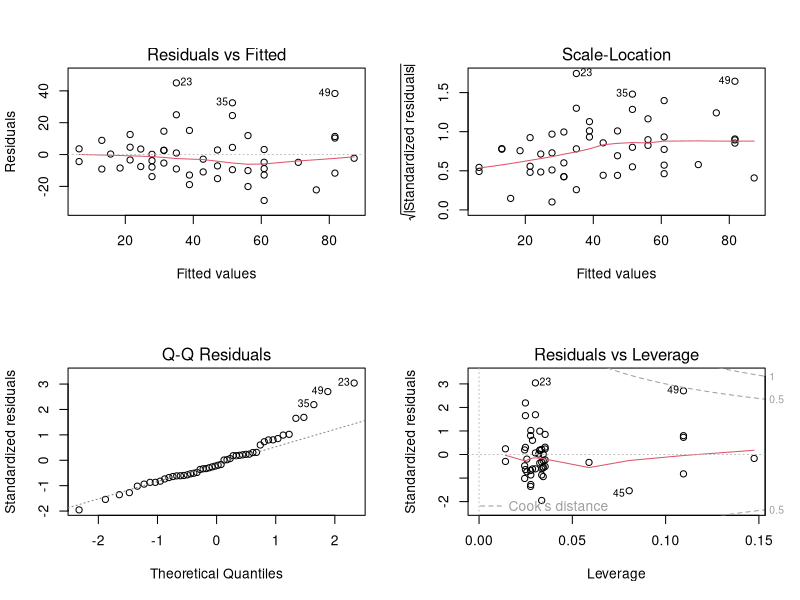
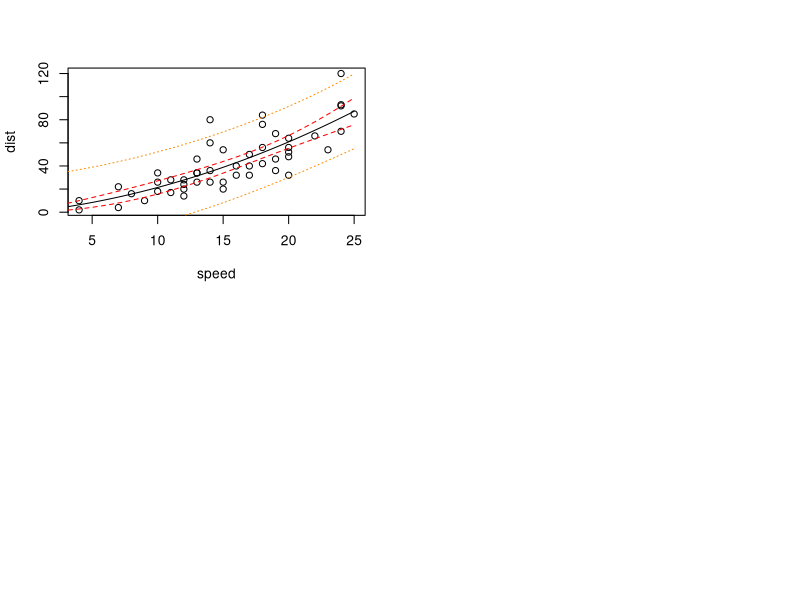
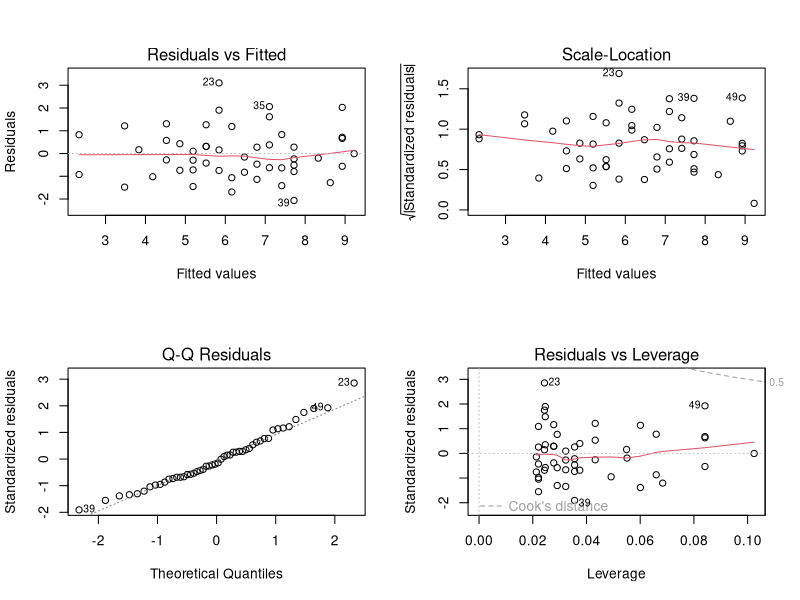
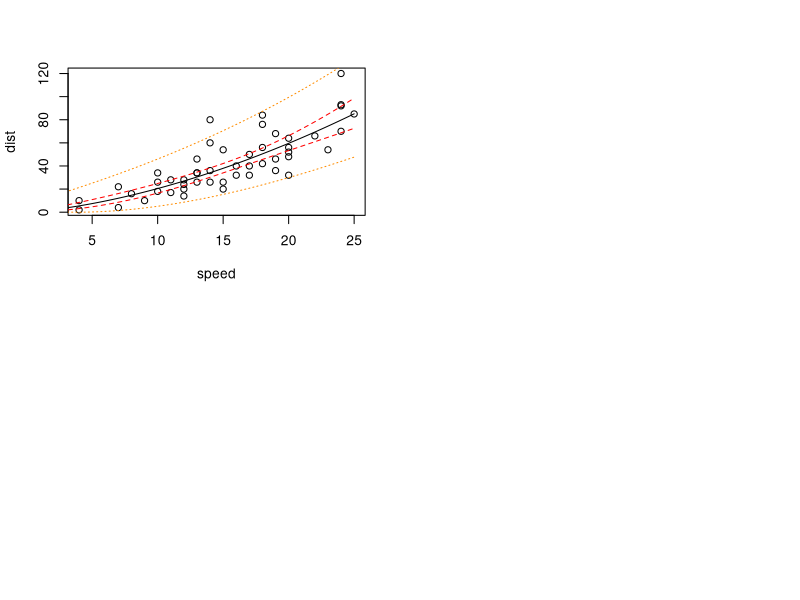

Source code (R) for these figures, in order:
## ---- chunk 1
# estimate a model for stopping distance
stop = lm( dist ~ speed + I(speed^2) + 0, data=cars )

# plot the four diagnostic plots on a 2x2 grid:
layout(matrix(1:4, 2, 2))
plot(stop)
## ---- chunk 2
# plot the best fit line and confidence/predictive intervals
## to begin, define the inputs for the annotations
xx = data.frame( speed=seq(0, 25, length.out=200) )

## now plot the data points
plot(cars)

## add the best-fit line
lines(xx$speed, predict(stop, xx))

## add lines to show the confidence interval for the best-fit line
lines(xx$speed, predict(stop, xx, interval="confidence")[, 2], lty=2, col='red')
lines(xx$speed, predict(stop, xx, interval="confidence")[, 3], lty=2, col='red')

## add lines to show a prediction interval for new data points
lines(xx$speed, predict(stop, xx, interval="prediction")[, 2], lty=3, col='darkorange')
lines(xx$speed, predict(stop, xx, interval="prediction")[, 3], lty=3, col='darkorange')
## ---- chunk 3
# take the square root of both sides of the model formula
stop_xfrm = lm( sqrt(dist) ~ sqrt(speed) + speed + 0, data=cars )

# plot the diagnostic plots on a 2x2 grid
layout( matrix(1:4, 2, 2))
plot(stop_xfrm)
## ---- chunk 4
# plot the dat points
plot(cars)

## add the best-fit line
lines(xx$speed, predict(stop_xfrm, xx)^2)

## add lines to show the confidence interval for the best-fit line
lines(xx$speed, predict(stop_xfrm, xx, interval="confidence")[, 2]^2, lty=2, col='red')
lines(xx$speed, predict(stop_xfrm, xx, interval="confidence")[, 3]^2, lty=2, col='red')

## add lines to show a prediction interval for new data points
lines(xx$speed, predict(stop_xfrm, xx, interval="prediction")[, 2]^2, lty=3, col='darkorange')
lines(xx$speed, predict(stop_xfrm, xx, interval="prediction")[, 3]^2, lty=3, col='darkorange')
